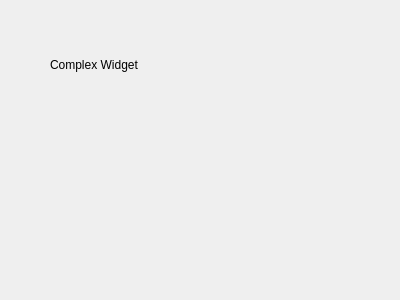
<?xml version='1.0' encoding='utf-8'?>
<ui version="4.0">
  <!-- Generated for PYSIDE6 -->
  <class>XMLTest</class>
  <widget class="QDialog" name="XMLTest">
    <property name="geometry">
      <rect>
        <x>0</x>
        <y>0</y>
        <width>400</width>
        <height>300</height>
      </rect>
    </property>
    <property name="windowTitle">
      <string>XMLTest</string>
    </property>
    <widget class="QLabel" name="complexLabel">
      <property name="text">
        <string>Complex Widget</string>
      </property>
      <property name="geometry">
        <rect>
          <x>50</x>
          <y>50</y>
          <width>200</width>
          <height>30</height>
        </rect>
      </property>
      <property name="customProperty">
        <custom>
          <nested>
            <deep>value</deep>
          </nested>
        </custom>
      </property>
    </widget>
  </widget>
</ui>
